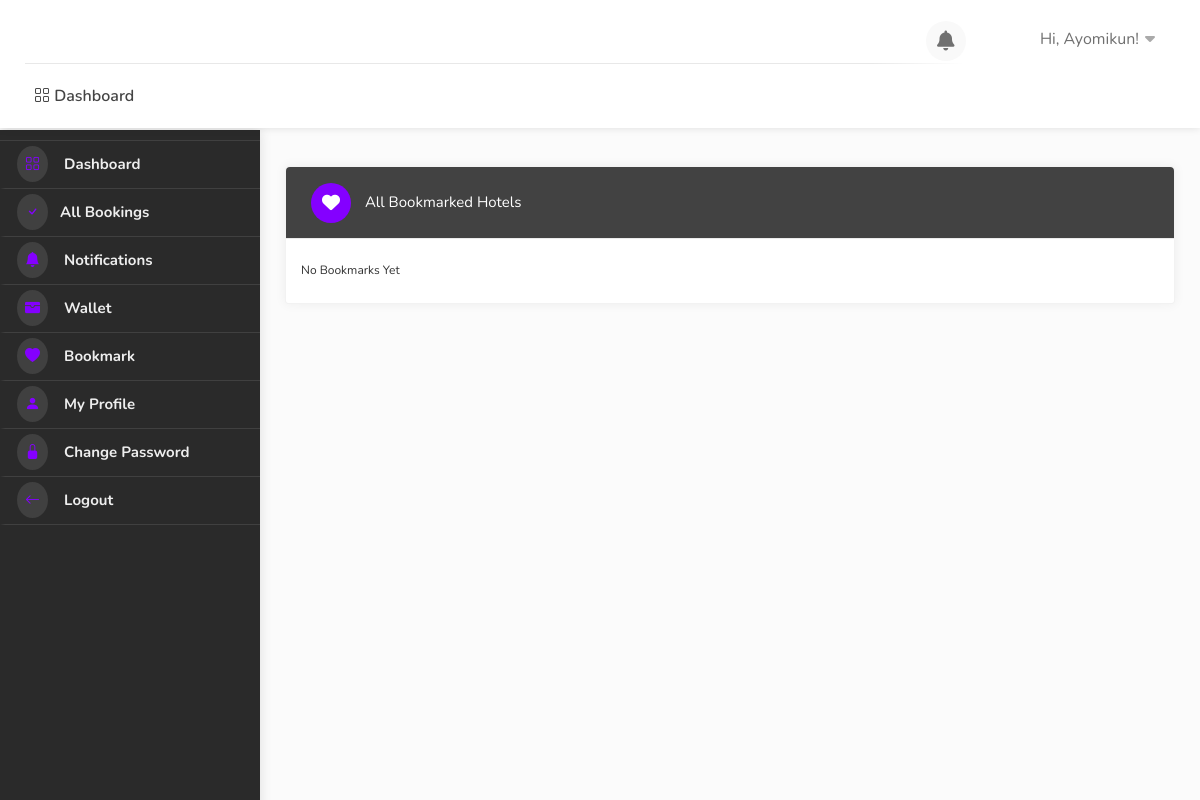
The app's page /dashboard/bookmark/ (signed in), older data.
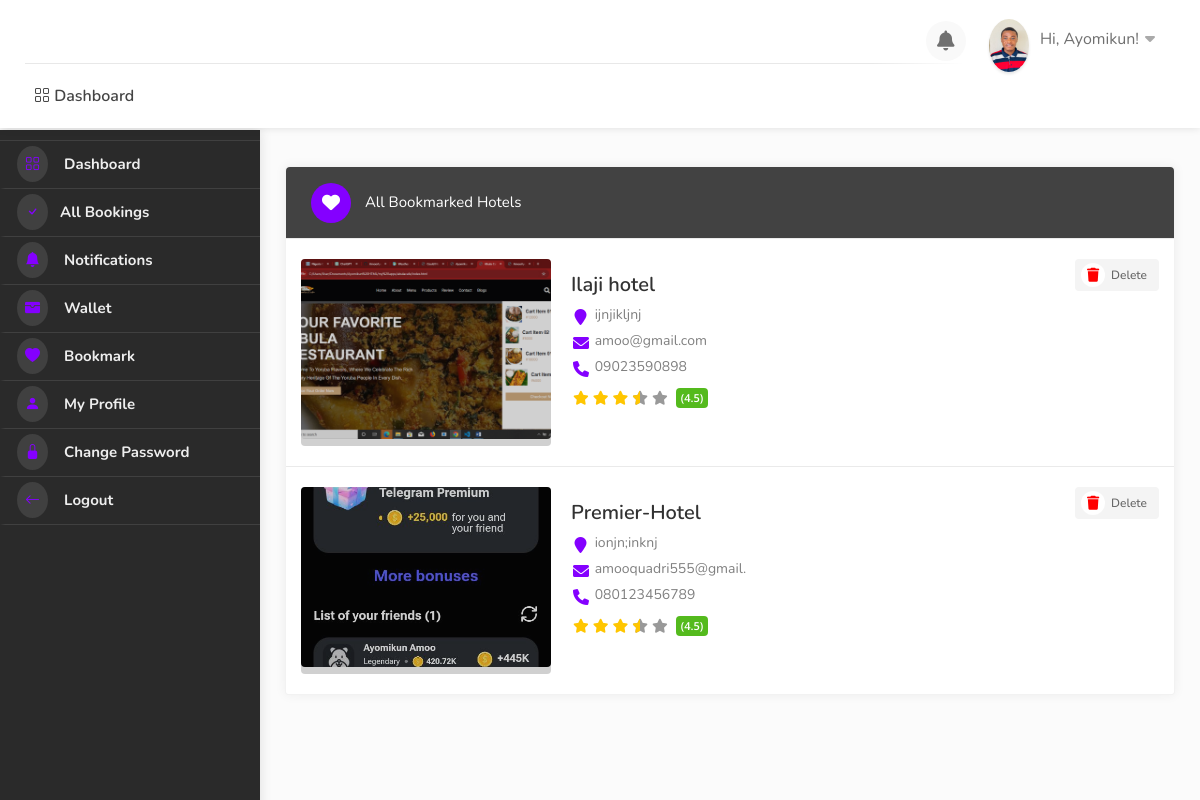
The same page, newer data.
### userauths/models.py (models this page shows, shortened)
class User(AbstractUser):
    full_name = models.CharField(max_length=500, null=True, blank=True)
    username = models.CharField(max_length=500, unique=True, null=True, blank=True)
    email = models.EmailField(unique=True)
    phone = models.CharField(max_length=100, null=True, blank=True)
    gender = models.CharField(max_length=20, choices=GENDER, default="Other")
    otp = models.CharField(max_length=100, null=True, blank=True)
    USERNAME_FIELD = "email"
    REQUIRED_FIELDS = ["username"]

class Profile(models.Model):
    pid = ShortUUIDField(length=7, max_length=25, alphabet="abcdefghijklmnopqrstuvwxyz123456789")
    image = models.FileField(upload_to=user_directory_path, default="default.jpg", null=True, blank=True)
    user = models.OneToOneField(User, on_delete=models.CASCADE)
    full_name = models.CharField(max_length=500, null=True, blank=True)
    phone = models.CharField(max_length=100, null=True, blank=True)
    gender = models.CharField(max_length=20, choices=GENDER, default="Other")
    country = models.CharField(max_length=100, null=True, blank=True)
    city = models.CharField(max_length=100, null=True, blank=True)
    state = models.CharField(max_length=100, null=True, blank=True)
    address = models.CharField(max_length=100, null=True, blank=True)
    identity_type = models.CharField(max_length=200, choices=IDENTITY_TYPE, default="Other")
    identity_image = models.FileField(upload_to=user_directory_path, default="id.jpg", null=True, blank=True)
    facebook = models.CharField(max_length=255, blank=True, null=True)
    twitter = models.CharField(max_length=255, blank=True, null=True)
    wallet = models.DecimalField(max_digits=12, decimal_places=2, default=0.00)
    verified = models.BooleanField(default=False)
    date = models.DateTimeField(auto_now_add=True)
    class Meta:
        ordering = ['date']

### hotel/models.py (models this page shows, shortened)
class Bookmark(models.Model):
    user = models.ForeignKey(User, on_delete=models.CASCADE, blank=True, null=True)
    hotel = models.ForeignKey(Hotel, on_delete=models.CASCADE, null=True, blank=True)
    bid = ShortUUIDField(unique=True, length=10, max_length=20, alphabet="abcdefghijklmnopqrstuvxyz")
    date= models.DateField(auto_now_add=True)
    class Meta:
        ordering = ['-date']

class Hotel(models.Model):
    user = models.ForeignKey(User, on_delete=models.SET_NULL, null=True, related_name='create_hotel')
    name = models.CharField(max_length=100)
    description = CKEditor5Field(config_name='extends', null=True, blank=True)
    image = models.FileField(upload_to="hotel_gallery")
    address = models.CharField(max_length=200)
    latitude = models.FloatField(null=True, blank=True)  # Auto-populated after geocoding
    longitude = models.FloatField(null=True, blank=True)
    mobile = models.CharField(max_length=20)
    email = models.CharField(max_length=20)
    status = models.CharField(choices=HOTEL_STATUS, max_length=10, default="Live", null=True, blank=True)
    tags = TaggableManager(blank=True)
    views = models.IntegerField(default=0)
    featured = models.BooleanField(default=False)
    hid = ShortUUIDField(unique=True, length=10, max_length=20, alphabet="abcdefghijklmnopqrstuvxyz")
    slug = models.SlugField(unique=True, blank=True)  # Allow blank slugs
    date = models.DateTimeField(auto_now_add=True)
    def hotel_gallery(self):
        return HotelGallery.objects.filter(hotel=self)

### user_dashboard/views.py (the view)
# urls.py: path("bookmark/", views.bookmark, name="bookmark"),
@login_required
def bookmark(request):
    bookmark = Bookmark.objects.filter(user=request.user)
    return render(request, "user_dashboard/bookmark.html", {"bookmark":bookmark,})

### templates/user_dashboard/bookmark.html (shortened to what this page needs)
{% extends 'partials/dashboard_base.html' %}
{% load static %}
{% block content %}
<div id="dashboard">
    {% include 'partials/dashboard_sidebar.html' %}
    <div class="utf_dashboard_content">
        <div class="row">
            <div class="col-lg-12 col-md-12">
                <div class="utf_dashboard_list_box margin-top-0">
                    <h4><i class="fas fa-heart"></i> All Bookmarked Hotels</h4>
                    <ul>
                        {% for b in bookmark %}
                            <li>
                                <div class="utf_list_box_listing_item">
                                    <div class="utf_list_box_listing_item-img">
                                        <a href=""><img src="{{b.hotel.image.url}}" style="height: 180px" alt=""></a>
                                    </div>
                                    <div class="utf_list_box_listing_item_content">
                                        <div class="inner">
                                            <h3>{{b.hotel.name}}</h3>
                                            <span><i class="fa fa-map-marker"></i> {{b.hotel.address}}</span>
                                            <span><i class="fa fa-envelope"></i> {{b.hotel.email}}</span>
                                            <span><i class="fa fa-phone"></i> {{b.hotel.mobile}}</span>
                                            <div class="utf_star_rating_section">
                                                <div class="utf_counter_star_rating">(4.5)</div>
                                                <span class="star"></span>
                                                <span class="star"></span>
                                                <span class="star"></span>
                                                <span class="star half"></span>
                                                <span class="star empty"></span>
                                            </div>
                                        </div>
                                    </div>
                                    <div> <a href="{% url 'user_dashboard:delete_bookmark' b.bid%}" class="button gray"><i class="fas fa-trash" style="color: red;"></i> Delete</a> </div>
                                </div>
                            </li>
                        {% empty %}
                        <li>
                            <h6>No Bookmarks Yet</h6>
                        </li>
                        {% endfor %}
                    </ul>
                </div>
            </div>
        </div>
    </div>
</div>
{% endblock content %}

### templates/partials/dashboard_base.html (shortened to what this page needs)
{% load static %}
<!DOCTYPE html>
<html lang="zxx">
<head>
    <link rel="stylesheet" href="{% static 'css/stylesheet.css' %}">
    <link rel="stylesheet" href="{% static 'css/mmenu.css' %}">
    <link rel="stylesheet" href="{% static 'css/perfect-scrollbar.css' %}">
    <link rel="stylesheet" href="{% static 'css/style.css' %}" id="colors">
    <link rel="stylesheet" href="https://cdn.jsdelivr.net/npm/bootstrap-icons@1.10.5/font/bootstrap-icons.css">
    <link rel="stylesheet" href="https://cdnjs.cloudflare.com/ajax/libs/font-awesome/4.7.0/css/font-awesome.css" />
    <link rel="stylesheet" href="https://cdnjs.cloudflare.com/ajax/libs/font-awesome/6.0.0/css/all.min.css" />
    <link rel="stylesheet" href="https://cdn.jsdelivr.net/npm/@mdi/font@7.2.96/css/materialdesignicons.min.css">
    <link href='https://unpkg.com/boxicons@2.1.4/css/boxicons.min.css' rel='stylesheet'>
    <link rel="stylesheet" href="https://cdn.jsdelivr.net/npm/remixicon-ligatures@2.5.0/fonts/remixicon.min.css">
    <link href="https://cdn.jsdelivr.net/npm/remixicon@2.2.0/fonts/remixicon.css" rel="stylesheet">
</head>
<body>
    <div id="main_wrapper">
        <header id="header_part" class="fixed fullwidth_block dashboard">
            <div id="header" class="not-sticky">
                <div class="container">
                    <div class="utf_left_side">
                        <div id="logo"> <a href=""><img src="" alt=""></a> <a href="" class="dashboard-logo"><img src="{% static 'images/logo2.png' %}" alt=""></a> </div>
                        <nav id="navigation" class="style_one">
                            <ul id="responsive">
                                <li><a href=""> <i class="bi bi-grid"></i> Dashboard</a></li>
                            </ul>
                        </nav>
                        <div class="clearfix"></div>
                    </div>
                    <div class="utf_right_side">
                        <div class="header_widget">
                            <div class="dashboard_header_button_item {% if noti %} has-noti {% endif %} js-item-menu">
                                <i class="fas fa-bell"></i>
                            </div>
                            <div class="utf_user_menu">
                                <div class="utf_user_name"><span><img src="{{request.user.profile.image.url}}" alt=""></span>Hi, {{request.user.username|title}}!</div>
                            </div>
                        </div>
                    </div>
                </div>
            </div>
        </header>
        {% block content %}
        {% endblock content %}
    </div>
</body>
</html>

### templates/partials/dashboard_sidebar.html
{% load static %}
<div class="utf_dashboard_navigation js-scrollbar">
    <div class="utf_dashboard_navigation_inner_block">
        <ul>
            <li class="">
                <a href="{% url 'user_dashboard:dashboard' %}"><i class="bi bi-grid"></i> Dashboard</a>
            </li>
            <li class=" ">
                <a href="{% url 'user_dashboard:bookings' %}"><i class="bi bi-check"></i>All Bookings</a>
            </li>
            <li class="">
                <a href="{% url 'user_dashboard:notifications' %}"> <i class="bi bi-bell-fill"></i> Notifications</a>
            </li>
            <li class="">
                <a href="{% url 'user_dashboard:wallet' %}"><i class="bi bi-wallet-fill"></i> Wallet</a>
            </li>
            <li class=" ">
                <a href="{% url 'user_dashboard:bookmark' %}"><i class="bi bi-heart-fill"></i> Bookmark</a>
            </li>
            <li class="">
                <a href="{% url 'user_dashboard:profile' %}"><i class="bi bi-person-fill"></i> My Profile</a>
            </li>
            <li class=" ">
                <a href="{% url 'user_dashboard:change_password' %}"><i class="bi bi-lock-fill"></i> Change Password</a>
            </li>
            <li><a href="{% url 'userauths:sign-out' %}"><i class="bi bi-arrow-left"></i> Logout</a></li>
        </ul>
    </div>
</div>

### static/css/mmenu.css (style rules this page uses)
:root { --mm-line-height: 20px; --mm-listitem-size: 44px; --mm-navbar-size: 44px; --mm-offset-top: 0; --mm-offset-right: 0; --mm-offset-bottom: 0; --mm-offset-left: 0; --mm-color-border: rgba(0, 0, 0, 0.1); --mm-color-button: rgba(0, 0, 0, 0.3); --mm-color-text: rgba(0, 0, 0, 0.75); --mm-color-text-dimmed: rgba(0, 0, 0, 0.3); --mm-color-background: #f3f3f3; --mm-color-background-highlight: rgba(0, 0, 0, 0.05); --mm-color-background-emphasis: rgba(255, 255, 255, 0.4); --mm-shadow: 0 0 10px rgba(0, 0, 0, 0.3) }

### static/css/perfect-scrollbar.css (style rules this page uses)
.ps { overflow: hidden !important; overflow-anchor: none; -ms-overflow-style: none; touch-action: auto; -ms-touch-action: auto; }

### static/css/style.css (style rules this page uses)
body { color: #707070; font-size: 15px; line-height: 28px; background-color: #fff; }
body, h1, h2, h3, h4, h5, h6, input[type="text"], input[type="password"], input[type="email"], textarea, select, input[type="button"], input[type="submit"], button, #tiptip_content, .map-box p, .map-box div, .numerical-rating .utf_counter_star_rating, body .nav_responsive i.menu-trigger:after { font-family: 'Nunito', sans-serif; text-transform: none; }
h1, h2, h3, h4, h5, h6 { color: #323232; }
* { margin: 0px; padding: 0px; box-sizing: border-box; }
ul, li { margin: 0px; list-style-type: none; }

Row changes from the older to the newer data that the page shows:
changed User "Ayomikun": user.profile.image: picture added
added Bookmark: hotel.image (picture), hotel.name "Ilaji hotel", hotel.address "ijnjikljnj", hotel.email "amoo@gmail.com", hotel.mobile "09023590898"
added Bookmark: hotel.image (picture), hotel.name "Premier-Hotel", hotel.address "ionjn;inknj", hotel.email "amooquadri555@gmail.", hotel.mobile "080123456789"
Text that changed along with them:
text no longer shown: "No Bookmarks Yet"
